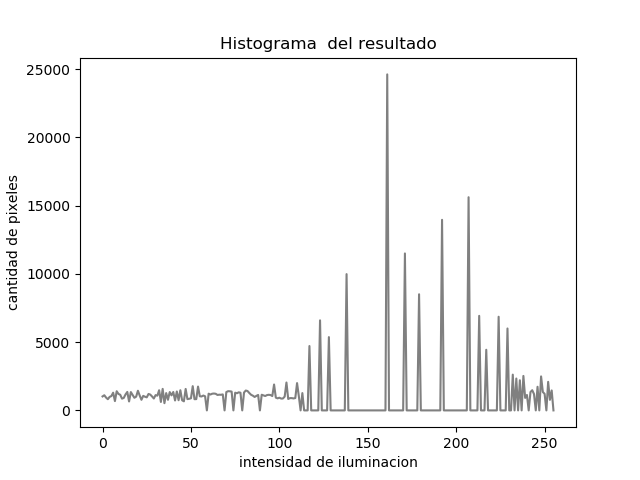
#> input picture Practica 3/hist_hist10_1.png, 640 x 480 px
$ python ejercicio3.py hist_hist10_1.png
#> lines starting #> are read from the running program, lines starting #| are printed output that depends on the picture
import sys
import cv2 as cv
import numpy as np
from matplotlib import pyplot as plt
import math

def escribiendo_resultado(nueva_imagen, img, heigth, width, s_n):
    # Nueva imagen
    for i in range(heigth):
        for j in range(width):
            nueva_imagen[i][j] = int(s_n[img[i][j]])


def calculando_histograma(img, heigth, width, intensidad):
    histograma = np.zeros((intensidad, 1) ,np.float32)

    for i in range(heigth):
        for j in range(width):
            histograma[img[i][j]][0] = histograma[img[i][j]][0] + 1

    return histograma

# Ecualizacion del Histograma
def ecualizacion(heigth, width, s_n, L, histograma):
    p_n = np.zeros(L ,np.float32)
    h_w = heigth*width
    p_n[0] = histograma[0][0]/h_w
    s_n[0] = math.floor((L-1)*p_n[0])

    for i in range(1,L):
        p_n[i] = histograma[i][0]/h_w + p_n[i-1]
        s_n[i] = math.floor((L-1)*p_n[i])


def segmento(f, c, x, y, img, intensidad, s_n, nueva_imagen): #f -> fila c -> columna
    crop_img = img[f:f+y, c:c+x]
    cv.imshow('Crop',crop_img)
    cv.imwrite('crop.png', crop_img)

    heigth = crop_img.shape[0]
    width = crop_img.shape[1]

    histograma = calculando_histograma(crop_img, heigth, width, intensidad)
    ecualizacion(heigth, width, s_n, intensidad, histograma)

    heigth = img.shape[0]
    width = img.shape[1]
    escribiendo_resultado(nueva_imagen, img, heigth, width, s_n)


if __name__ == "__main__":

    filename = sys.argv[1]

    # Leer imagen
    img = cv.imread(filename , cv.IMREAD_GRAYSCALE)
#> img is the input picture: shape (480, 640); min 0, max 255, mean 247.5

    # Dimensiones de la imagen
    heigth = img.shape[0]
#> heigth = 480
    width = img.shape[1]
#> width = 640

    print (heigth, width)
#| 480 640

    intensidad = 256
    # Imagen resultado
    nueva_imagen = np.zeros((heigth, width, 1), np.uint8)

    s_n = np.zeros(intensidad ,np.float32)

    segmento(320, 200, 100, 120, img, intensidad, s_n, nueva_imagen)
#> in segmento, `crop_img = img[f:f+y, c:c+x]`:
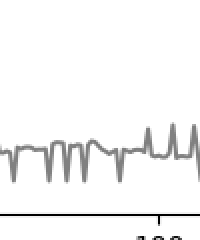
#> crop_img: shape (120, 100) (shown 2 times larger); min 0, max 255, mean 245.3
#> after the loop in calculando_histograma, `for i in range(heigth):`: histograma = 256 values, max 10715 at index 255, min 0 at index 1, mean 46.88
#> after the loop in ecualizacion, `for i in range(1,L):`: p_n = 256 values from 0.00883 to 1; s_n = 256 values from 2 to 254
#> after the loop in escribiendo_resultado, `for i in range(heigth):`:
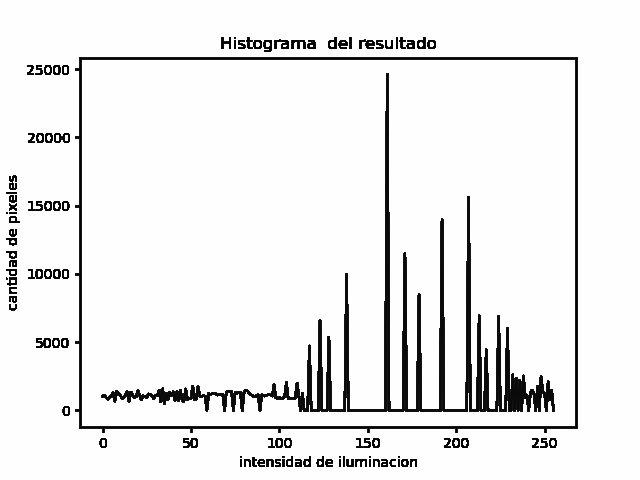
#> nueva_imagen: shape (480, 640, 1); min 2, max 254, mean 236.8

    hist = cv.calcHist([nueva_imagen], [0], None, [256], [0, 256])
    plt.plot(hist, color='gray' )
    plt.title("Histograma  del resultado")
    plt.xlabel('intensidad de iluminacion')
    plt.ylabel('cantidad de pixeles')
    plt.savefig('hist_segmento.png')
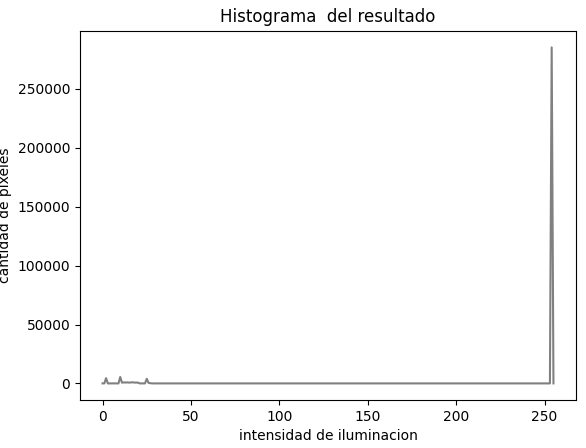
#> figure drawn by matplotlib, 1 panel; curve peaks at x = 254, y = 285234
    plt.show()

    cv.imshow('Resultado',nueva_imagen)

    # Guardando la imagen
    cv.imwrite('resultado_segmento.png', nueva_imagen)

    cv.waitKey(0)
    cv.destroyAllWindows()
    cv.waitKey(1)
    exit()
#> (the program exits here)

$ run again, on Practica 3/hist_hist6.png
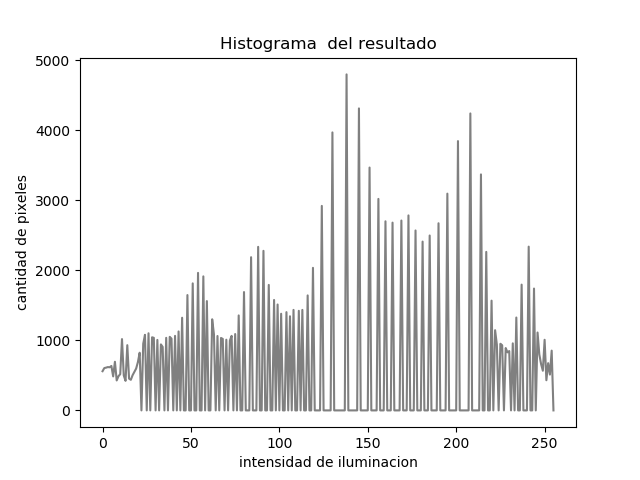
#> input picture Practica 3/hist_hist6.png, 640 x 480 px
#> img is the input picture: shape (480, 640); min 0, max 255, mean 237.9
#| 480 640
#> in segmento, `crop_img = img[f:f+y, c:c+x]`:
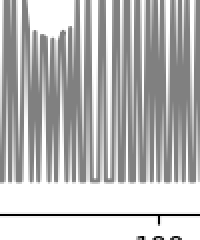
#> crop_img: shape (120, 100) (shown 2 times larger); min 0, max 255, mean 184.7
#> after the loop in calculando_histograma, `for i in range(heigth):`: histograma = 256 values, max 4197 at index 128, min 0 at index 1, mean 46.88
#> after the loop in ecualizacion, `for i in range(1,L):`: p_n = 256 values from 0.00883 to 1; s_n = 256 values from 2 to 254
#> `plt.savefig('hist_segmento.png')`:
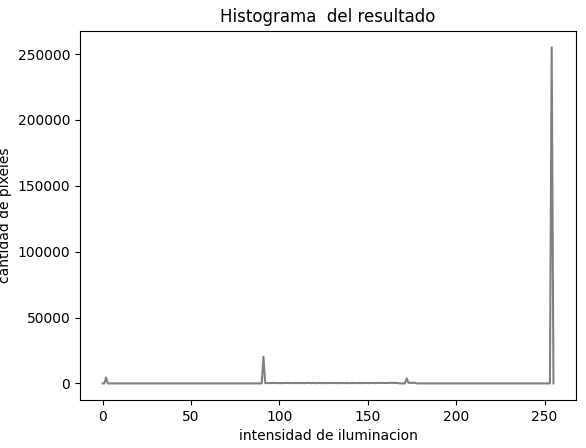
#> figure drawn by matplotlib, 1 panel; curve peaks at x = 254, y = 255036
